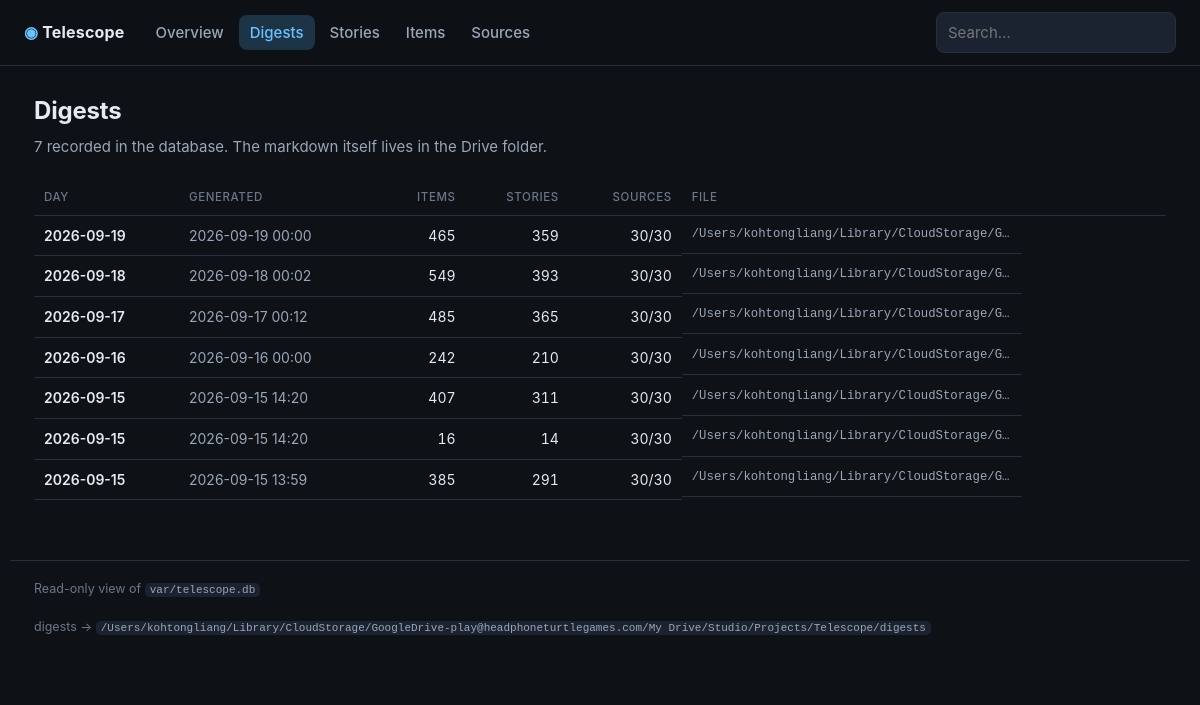
Page /digests on the committed database.
### tables this page shows
CREATE TABLE digests (
    id                INTEGER PRIMARY KEY AUTOINCREMENT,
    generated_at      TEXT NOT NULL,
    window_start      TEXT NOT NULL,
    window_end        TEXT NOT NULL,
    path              TEXT,
    items_considered  INTEGER NOT NULL DEFAULT 0,
    stories           INTEGER NOT NULL DEFAULT 0,
    sources_ok        INTEGER NOT NULL DEFAULT 0,
    sources_total     INTEGER NOT NULL DEFAULT 0,
    stale_sources     INTEGER NOT NULL DEFAULT 0
);

### telescope/web/app.py (the view)
    @app.get("/digests", response_class=HTMLResponse)
    def digest_list(
        request: Request,
        store: Store = Depends(get_store),
        offset: int = Query(0, ge=0),
    ) -> HTMLResponse:
        rows, total = WebQueries(store).digests(limit=60, offset=offset)
        return render(
            request,
            "digests.html",
            title="Digests",
            page_id="digests",
            digests=rows,
            total=total,
            offset=offset,
            limit=60,
            has_next=offset + 60 < total,
            prev_offset=max(0, offset - 60),
            next_offset=offset + 60,
        )

### telescope/web/templates/digests.html (shortened to what this page needs)
{% extends "base.html" %}
{% block content %}
<section class="page-head">
  <h1>Digests</h1>
  <p class="muted">{{ total }} recorded in the database. The markdown itself lives in the Drive folder.</p>
</section>
{% if digests %}
<table class="table">
  <thead>
    <tr><th>Day</th><th>Generated</th><th class="num">Items</th><th class="num">Stories</th><th class="num">Sources</th><th>File</th></tr>
  </thead>
  <tbody>
    {% for d in digests %}
    <tr>
      <td><a class="strong" href="/digests/{{ d.id }}">{{ d.day }}</a></td>
      <td class="muted">{{ d.generated_at|local }}</td>
      <td class="num">{{ d.items_considered }}</td>
      <td class="num">{{ d.stories }}</td>
      <td class="num {% if d.stale_sources %}warn{% endif %}">{{ d.coverage }}{% if d.stale_sources %} · {{ d.stale_sources }} stale{% endif %}</td>
      <td class="muted mono clip">{{ d.path or '—' }}</td>
    </tr>
    {% endfor %}
  </tbody>
</table>
{% else %}
<p class="empty">No digests recorded yet. Run <code>telescope digest</code>.</p>
{% endif %}
{% endblock %}

### telescope/web/static/app.css (style rules this page uses)
:root { --bg: #0e1116; --bg-soft: #151a22; --bg-raised: #1b2230; --line: #262f3d; --ink: #e6ebf2; --ink-dim: #9aa7b8; --ink-faint: #6b7789; --accent: #6cc2ff; --accent-soft: #1d3346; --topic: #8b7cf6; --tag: #4ec9a8; --warn: #e8b04b; --bad: #f2708a; --radius: 10px; }
* { box-sizing: border-box; }
html { color-scheme: dark; }
body { margin: 0; background: var(--bg); color: var(--ink); font: 15px/1.55 -apple-system, BlinkMacSystemFont, "Segoe UI", Inter, Roboto, sans-serif; -webkit-font-smoothing: antialiased; }
a { color: var(--accent); text-decoration: none; }
code, .mono { font-family: ui-monospace, SFMono-Regular, "SF Mono", Menlo, monospace; font-size: 0.88em; }
h1 { font-size: 24px; margin: 0 0 6px; letter-spacing: -.2px; }
.page-head { margin-bottom: 22px; }
.page-head p { margin: 0; }
.muted { color: var(--ink-dim); }
.clip { display: inline-block; max-width: 46ch; overflow: hidden; text-overflow: ellipsis; white-space: nowrap; vertical-align: bottom; }
.table { width: 100%; border-collapse: collapse; font-size: 14px; }
.table th { text-align: left; font-size: 11.5px; text-transform: uppercase; letter-spacing: .6px; color: var(--ink-faint); padding: 8px 10px; border-bottom: 1px solid var(--line); font-weight: 500; }
.table td { padding: 9px 10px; border-bottom: 1px solid var(--line); vertical-align: top; }
.table .num { text-align: right; font-variant-numeric: tabular-nums; }
.strong { font-weight: 600; color: var(--ink); }

### rows in the picture
digests: day "2026-09-19", generated_at|local "2026-09-19 00:00", items_considered "465", stories "359", coverage "30/30", path "/Users/kohtongliang/Library/CloudStorage/G…"
digests: day "2026-09-18", generated_at|local "2026-09-18 00:02", items_considered "549", stories "393", coverage "30/30", path "/Users/kohtongliang/Library/CloudStorage/G…"
digests: day "2026-09-17", generated_at|local "2026-09-17 00:12", items_considered "485", stories "365", coverage "30/30", path "/Users/kohtongliang/Library/CloudStorage/G…"
digests: day "2026-09-16", generated_at|local "2026-09-16 00:00", items_considered "242", stories "210", coverage "30/30", path "/Users/kohtongliang/Library/CloudStorage/G…"
digests: day "2026-09-15", generated_at|local "2026-09-15 14:20", items_considered "407", stories "311", coverage "30/30", path "/Users/kohtongliang/Library/CloudStorage/G…"
digests: day "2026-09-15", generated_at|local "2026-09-15 14:20", items_considered "16", stories "14", coverage "30/30", path "/Users/kohtongliang/Library/CloudStorage/G…"
digests: day "2026-09-15", generated_at|local "2026-09-15 13:59", items_considered "385", stories "291", coverage "30/30", path "/Users/kohtongliang/Library/CloudStorage/G…"

### other values in the picture
{{ total }} "7"
{{ digest_dir }} "/Users/kohtongliang/Library/CloudStorage/GoogleDrive-play@headphoneturtlegames.com/My Drive/Studio/Projects/Telescope/digests"
